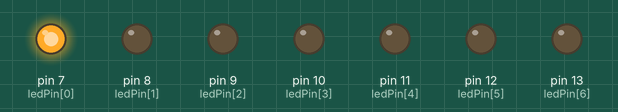
Simulated run of this sketch. Board: Arduino Uno, built with avr-gcc and run on an emulated ATmega328P. Shown: output pins drawn as LEDs (lit = HIGH).

Above: at 0.2 s.
At 1.2 s:
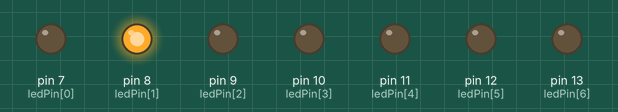
At 2.2 s:
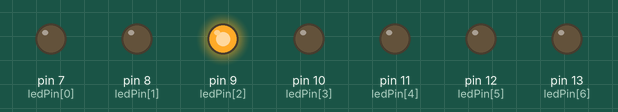
At 4.2 s:
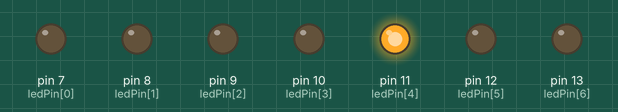
At 6.2 s:
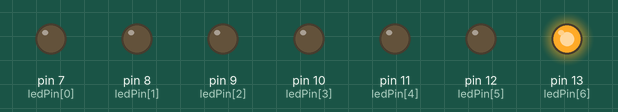
At 8.7 s:
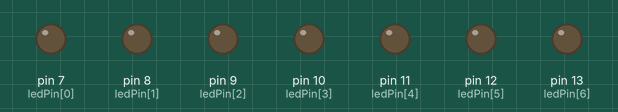
Timing chart, 0 to 9.1 s (numbered marks = the images above):
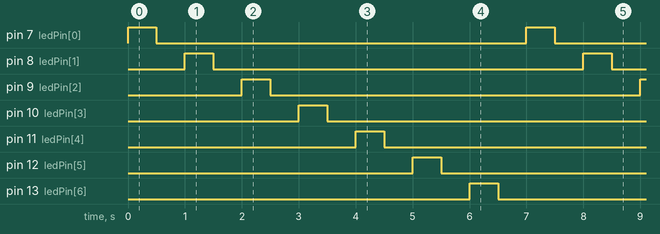

The sketch:

Zeal.lnk.ino
```cpp
int ledPin [] = {7,8,9,10,11,12,13};
int waittime = 500;

void setup() {

  for(int i=0 ; i<7; i++)
  {
      pinMode(ledPin[i],OUTPUT);
      digitalWrite(ledPin[i],LOW);
  }
}

void loop() {

  for(int i=0 ; i<7; i++)
  {
  digitalWrite(ledPin[i], HIGH);
  delay(waittime);
  digitalWrite(ledPin[i], LOW);
  delay(waittime);
  }


}

// NB : faire trés attention on peut avoir des valeurs désirées !!!
```

Measured:
- by itself, pin 7 (ledPin[0]), pin 8 (ledPin[1]), pin 9 (ledPin[2]), pin 10 (ledPin[3]), pin 11 (ledPin[4]), pin 12 (ledPin[5]), pin 13 (ledPin[6]): alternates HIGH for 0.50 s and LOW for 6.5 s
- by itself, everything shown: repeats every 7.0 s, in 14 steps
